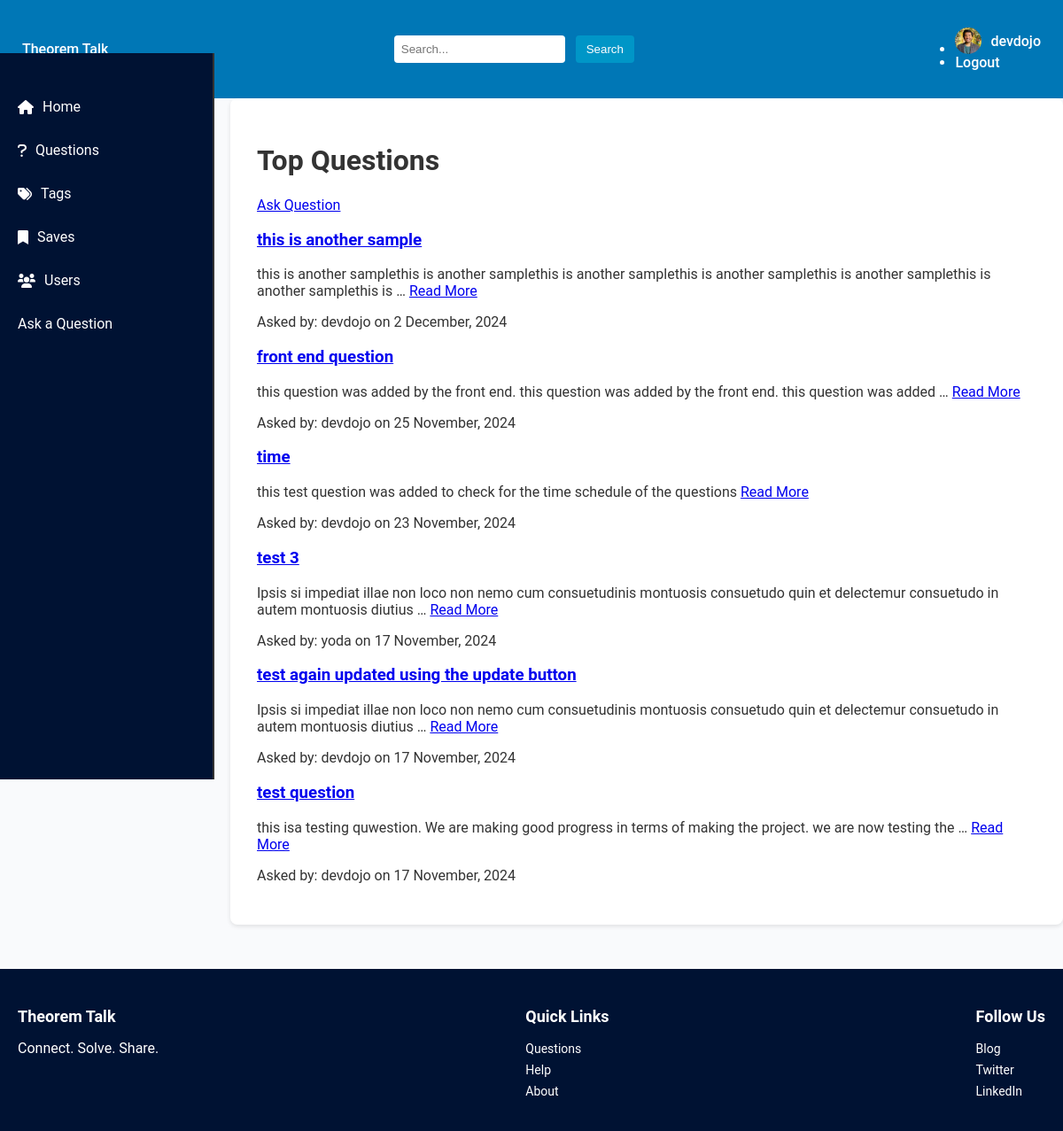
The app's page /questions/ (signed in), older data.
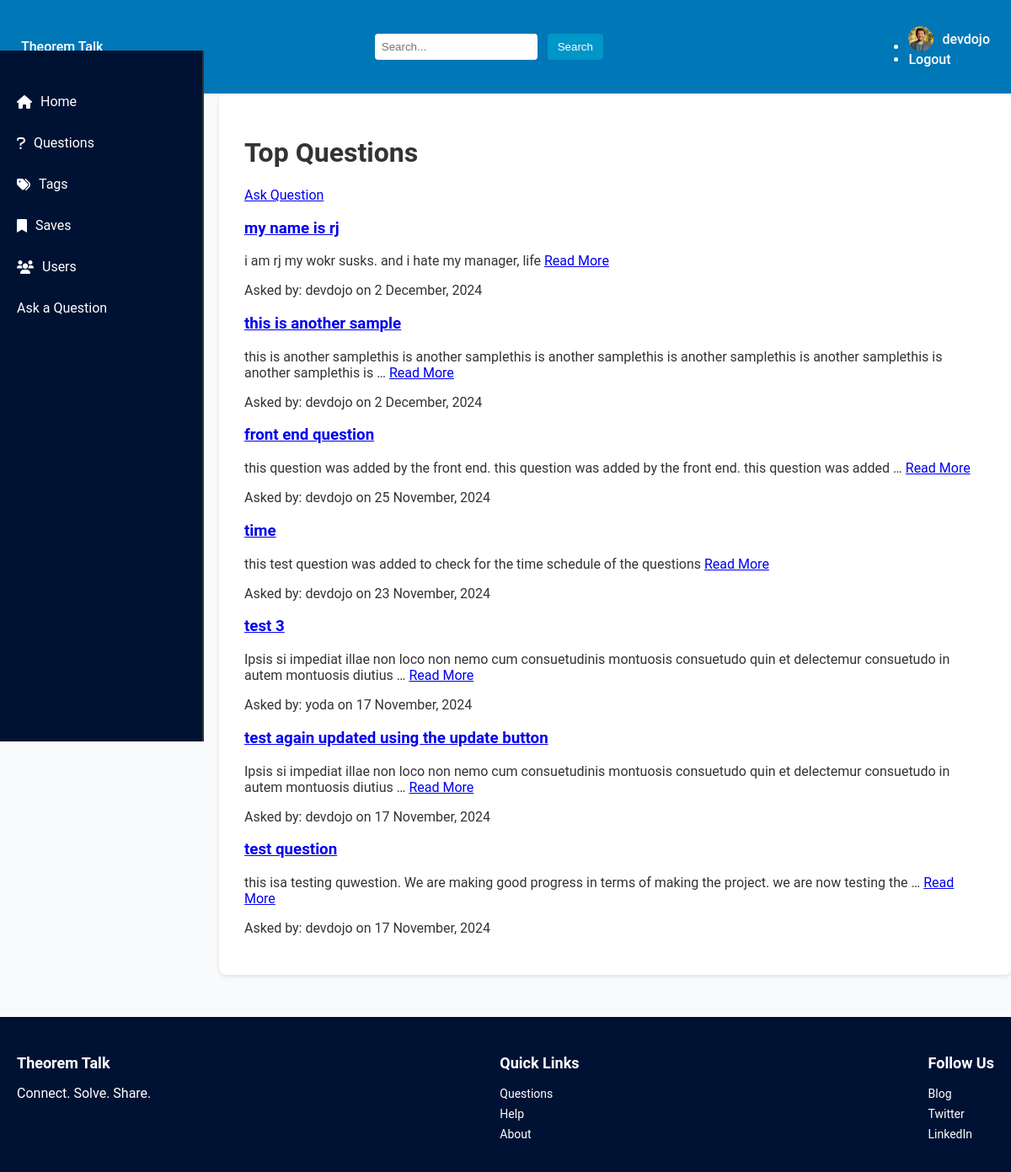
The same page, newer data.
### base/models.py (models this page shows, shortened)
class Question(models.Model):
  user = models.ForeignKey(User, on_delete=models.CASCADE)
  title = models.CharField(max_length=1000)
  content = models.TextField(null=True, blank=True)
  date_created = models.DateTimeField(default=timezone.now)
  class Meta:
    ordering = ['-date_created']

### base/views.py (the view)
# urls.py: path('questions/', views.QuestionListView.as_view(), name="question_list"),
class QuestionListView(ListView):
    model = Question
    template_name = 'template/base/question_list.html'
    context_object_name = 'questions'

### base/templates/base/question_list.html
{% extends 'base.html' %}
{% block content %}
<div class="container">
  <h1>Top Questions</h1>
  {% if user.is_authenticated %}
    <a href="{% url 'base:question_create' %}" class="btn">Ask Question</a>
  {% else %}
    <a href="{% url 'login' %}" class="btn">Log In to Ask</a>
  {% endif %}
  <div class="list-question">
    {% for question in questions %}
      <div class="question-item">
        <h3><a href="{% url 'base:question_detail' question.id %}">{{ question.title }}</a></h3>
        <p>
          {% if question.content %}
            {{ question.content|truncatewords:20 }}
          {% else %}
            No description provided.
          {% endif %}
          <a href="{% url 'base:question_detail' question.id %}">Read More</a>
        </p>
        <p>Asked by: {{ question.user.username }} on {{ question.date_created|date:"j F, Y" }}</p>
      </div>
    {% empty %}
      <p>No questions available yet.</p>
    {% endfor %}
  </div>
</div>
{% endblock %}

Row changes from the older to the newer data that the page shows:
added Question: title "my name is rj", content "i am rj my wokr susks. and i hate my manager, life", user.username "devdojo", date_created "2 December, 2024"
